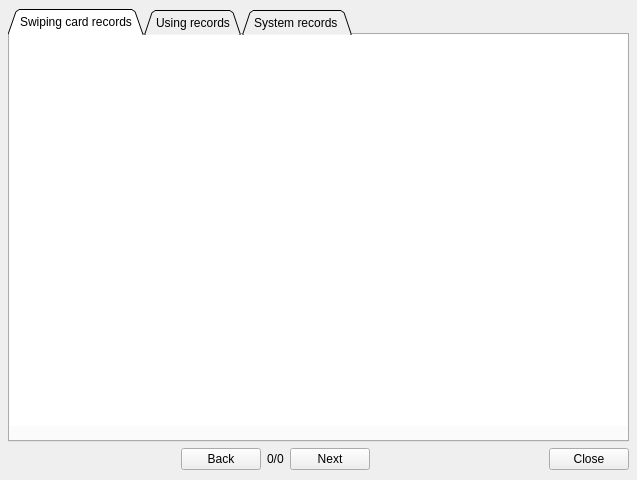
<?xml version="1.0" encoding="UTF-8"?>
<ui version="4.0">
 <class>TableViewDialog</class>
 <widget class="QDialog" name="TableViewDialog">
  <property name="geometry">
   <rect>
    <x>0</x>
    <y>0</y>
    <width>637</width>
    <height>480</height>
   </rect>
  </property>
  <property name="windowTitle">
   <string>Dialog</string>
  </property>
  <property name="windowIcon">
   <iconset resource="../controller.qrc">
    <normaloff>:/images/controller.ico</normaloff>:/images/controller.ico</iconset>
  </property>
  <widget class="QWidget" name="layoutWidget">
   <property name="geometry">
    <rect>
     <x>8</x>
     <y>9</y>
     <width>621</width>
     <height>461</height>
    </rect>
   </property>
   <layout class="QVBoxLayout" name="verticalLayout">
    <item>
     <widget class="QTabWidget" name="tabWidget">
      <property name="focusPolicy">
       <enum>Qt::NoFocus</enum>
      </property>
      <property name="tabPosition">
       <enum>QTabWidget::North</enum>
      </property>
      <property name="tabShape">
       <enum>QTabWidget::Triangular</enum>
      </property>
      <property name="currentIndex">
       <number>0</number>
      </property>
      <property name="elideMode">
       <enum>Qt::ElideNone</enum>
      </property>
      <property name="usesScrollButtons">
       <bool>true</bool>
      </property>
      <widget class="QWidget" name="userEventTab">
       <attribute name="title">
        <string>Swiping card records</string>
       </attribute>
       <widget class="QTableView" name="userEventTableView">
        <property name="geometry">
         <rect>
          <x>0</x>
          <y>0</y>
          <width>621</width>
          <height>391</height>
         </rect>
        </property>
        <property name="focusPolicy">
         <enum>Qt::NoFocus</enum>
        </property>
        <property name="frameShape">
         <enum>QFrame::NoFrame</enum>
        </property>
        <property name="frameShadow">
         <enum>QFrame::Plain</enum>
        </property>
        <property name="selectionMode">
         <enum>QAbstractItemView::NoSelection</enum>
        </property>
        <attribute name="horizontalHeaderHighlightSections">
         <bool>false</bool>
        </attribute>
        <attribute name="verticalHeaderVisible">
         <bool>false</bool>
        </attribute>
       </widget>
      </widget>
      <widget class="QWidget" name="sessionTab">
       <attribute name="title">
        <string>Using records</string>
       </attribute>
       <widget class="QTableView" name="sessionTableView">
        <property name="geometry">
         <rect>
          <x>0</x>
          <y>0</y>
          <width>621</width>
          <height>391</height>
         </rect>
        </property>
        <property name="focusPolicy">
         <enum>Qt::NoFocus</enum>
        </property>
        <property name="frameShape">
         <enum>QFrame::NoFrame</enum>
        </property>
        <property name="frameShadow">
         <enum>QFrame::Plain</enum>
        </property>
        <property name="selectionMode">
         <enum>QAbstractItemView::NoSelection</enum>
        </property>
        <attribute name="verticalHeaderVisible">
         <bool>false</bool>
        </attribute>
       </widget>
      </widget>
      <widget class="QWidget" name="systemEventTab">
       <attribute name="title">
        <string>System records </string>
       </attribute>
       <widget class="QTableView" name="systemEventTableView">
        <property name="geometry">
         <rect>
          <x>0</x>
          <y>0</y>
          <width>621</width>
          <height>391</height>
         </rect>
        </property>
        <property name="focusPolicy">
         <enum>Qt::NoFocus</enum>
        </property>
        <property name="frameShape">
         <enum>QFrame::NoFrame</enum>
        </property>
        <property name="frameShadow">
         <enum>QFrame::Plain</enum>
        </property>
        <property name="selectionMode">
         <enum>QAbstractItemView::NoSelection</enum>
        </property>
        <attribute name="verticalHeaderVisible">
         <bool>false</bool>
        </attribute>
       </widget>
      </widget>
     </widget>
    </item>
    <item>
     <layout class="QHBoxLayout" name="horizontalLayout">
      <item>
       <spacer name="horizontalSpacer">
        <property name="orientation">
         <enum>Qt::Horizontal</enum>
        </property>
        <property name="sizeHint" stdset="0">
         <size>
          <width>40</width>
          <height>20</height>
         </size>
        </property>
       </spacer>
      </item>
      <item>
       <widget class="QPushButton" name="prevButton">
        <property name="focusPolicy">
         <enum>Qt::NoFocus</enum>
        </property>
        <property name="text">
         <string>Back</string>
        </property>
        <property name="icon">
         <iconset resource="../controller.qrc">
          <normaloff>:/images/arrow_left.png</normaloff>:/images/arrow_left.png</iconset>
        </property>
       </widget>
      </item>
      <item>
       <widget class="QLabel" name="pageLabel">
        <property name="text">
         <string>0/0</string>
        </property>
       </widget>
      </item>
      <item>
       <widget class="QPushButton" name="nextButton">
        <property name="focusPolicy">
         <enum>Qt::NoFocus</enum>
        </property>
        <property name="text">
         <string>Next</string>
        </property>
        <property name="icon">
         <iconset resource="../controller.qrc">
          <normaloff>:/images/arrow_right.png</normaloff>:/images/arrow_right.png</iconset>
        </property>
       </widget>
      </item>
      <item>
       <spacer name="horizontalSpacer_2">
        <property name="orientation">
         <enum>Qt::Horizontal</enum>
        </property>
        <property name="sizeHint" stdset="0">
         <size>
          <width>40</width>
          <height>20</height>
         </size>
        </property>
       </spacer>
      </item>
      <item>
       <widget class="QPushButton" name="closeButton">
        <property name="focusPolicy">
         <enum>Qt::NoFocus</enum>
        </property>
        <property name="toolTip">
         <string/>
        </property>
        <property name="text">
         <string>Close</string>
        </property>
        <property name="icon">
         <iconset resource="../controller.qrc">
          <normaloff>:/images/btn_close.png</normaloff>:/images/btn_close.png</iconset>
        </property>
       </widget>
      </item>
     </layout>
    </item>
   </layout>
  </widget>
 </widget>
 <resources>
  <include location="../controller.qrc"/>
 </resources>
 <connections/>
</ui>
